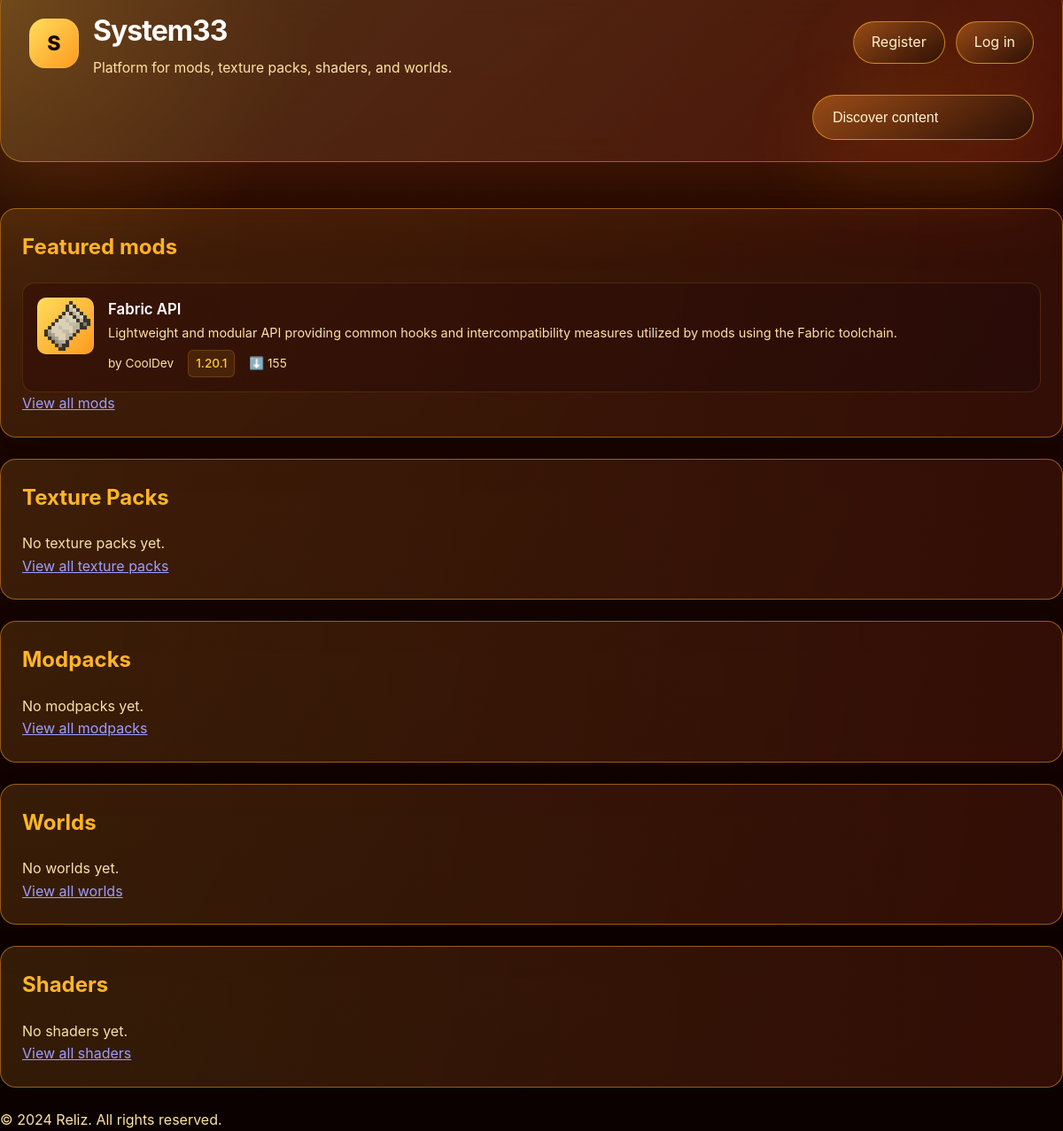
The page / on the database its author committed.
### app/models.py (models this page shows, shortened)
class ContentItem(models.Model):
    title = models.CharField(max_length=200)
    slug = models.SlugField(max_length=200, unique=True)
    summary = models.CharField(max_length=300, blank=True)
    description = models.TextField(blank=True)
    image = models.ImageField(upload_to='', blank=True, null=True)
    author = models.ForeignKey(Author, on_delete=models.SET_NULL, null=True, blank=True, related_name='%(class)s_items')
    category = models.ForeignKey(Category, on_delete=models.SET_NULL, null=True, blank=True, related_name='%(class)s_items')
    tags = models.ManyToManyField(Tag, blank=True, related_name='%(class)s_items')
    game_version = models.CharField(max_length=50, blank=True)
    downloads = models.PositiveIntegerField(default=0)
    views = models.PositiveIntegerField(default=0)
    is_published = models.BooleanField(default=True)
    created_at = models.DateTimeField(auto_now_add=True)
    updated_at = models.DateTimeField(auto_now=True)
    class Meta:
        abstract = True
        ordering = ['-created_at']

class Mod(ContentItem):
    image = models.ImageField(upload_to='mods/', blank=True, null=True)
    class Meta:
        verbose_name = 'Mod'
        verbose_name_plural = 'Mods'

class Author(models.Model):
    name = models.CharField(max_length=120)
    email = models.EmailField(blank=True, null=True)
    website = models.URLField(blank=True, null=True)
    bio = models.TextField(blank=True)
    class Meta:
        ordering = ['name']

### app/views.py (the view)
# urls.py: path('', home, name='home'),
def home(request):
    hour_index = int(timezone.now().timestamp() // 3600)
    def featured_item(model, offset):
        items = list(model.objects.order_by('-created_at'))
        if not items:
            return []
        return [items[(hour_index + offset) % len(items)]]
    context = {
        'mods': featured_item(Mod, 0),
        'texture_packs': featured_item(TexturePack, 1),
        'modpacks': featured_item(Modpack, 2),
        'worlds': featured_item(World, 3),
        'shaders': featured_item(Shader, 4),
    }
    return render(request, 'homepage.html', context)

### templates/homepage.html
{% extends "home.html" %}
{% block content %}
<section>
        <h2>Featured mods</h2>
        <ul class="content-grid">
            {% for mod in mods %}
                <a href="/mods/{{ mod.slug }}/" class="content-card">
                    <div class="content-icon">
                        {% if mod.image %}
                            <img src="{{ mod.image.url }}" alt="{{ mod.title }}">
                        {% else %}
                            📦
                        {% endif %}
                    </div>
                    <div class="content-body">
                        <div class="content-header">
                            <h3 class="content-title">{{ mod.title }}</h3>
                            {% if mod.summary %}
                                <p class="content-desc">{{ mod.summary }}</p>
                            {% endif %}
                        </div>
                        <div class="content-meta">
                            {% if mod.author %}
                                <span class="meta-author">by {{ mod.author.name }}</span>
                            {% endif %}
                            {% if mod.game_version %}
                                <span class="meta-tag">{{ mod.game_version }}</span>
                            {% endif %}
                            {% if mod.downloads %}
                                <span class="meta-stat">⬇️ {{ mod.downloads }}</span>
                            {% endif %}
                        </div>
                    </div>
                </a>
            {% empty %}
                <li>No mods yet.</li>
            {% endfor %}
        </ul>
        <p><a href="/mods/">View all mods</a></p>
    </section>
    <section>
        <h2>Texture Packs</h2>
        <ul class="content-grid">
            {% for texture_pack in texture_packs %}
                <a href="/texture-packs/{{ texture_pack.slug }}/" class="content-card">
                    <div class="content-icon">
                        {% if texture_pack.image %}
                            <img src="{{ texture_pack.image.url }}" alt="{{ texture_pack.title }}">
                        {% else %}
                            🎨
                        {% endif %}
                    </div>
                    <div class="content-body">
                        <div class="content-header">
                            <h3 class="content-title">{{ texture_pack.title }}</h3>
                            {% if texture_pack.summary %}
                                <p class="content-desc">{{ texture_pack.summary }}</p>
                            {% endif %}
                        </div>
                        <div class="content-meta">
                            {% if texture_pack.author %}
                                <span class="meta-author">by {{ texture_pack.author.name }}</span>
                            {% endif %}
                            {% if texture_pack.game_version %}
                                <span class="meta-tag">{{ texture_pack.game_version }}</span>
                            {% endif %}
                            {% if texture_pack.downloads %}
                                <span class="meta-stat">⬇️ {{ texture_pack.downloads }}</span>
                            {% endif %}
                        </div>
                    </div>
                </a>
            {% empty %}
                <li>No texture packs yet.</li>
            {% endfor %}
        </ul>
        <p><a href="/texture-packs/">View all texture packs</a></p>
    </section>
    <section>
        <h2>Modpacks</h2>
        <ul class="content-grid">
            {% for modpack in modpacks %}
                <a href="/modpacks/{{ modpack.slug }}/" class="content-card">
                    <div class="content-icon">
                        {% if modpack.image %}
                            <img src="{{ modpack.image.url }}" alt="{{ modpack.title }}">
                        {% else %}
                            📦
                        {% endif %}
                    </div>
                    <div class="content-body">
                        <div class="content-header">
                            <h3 class="content-title">{{ modpack.title }}</h3>
                            {% if modpack.summary %}
                                <p class="content-desc">{{ modpack.summary }}</p>
                            {% endif %}
                        </div>
                        <div class="content-meta">
                            {% if modpack.author %}
                                <span class="meta-author">by {{ modpack.author.name }}</span>
                            {% endif %}
                            {% if modpack.game_version %}
                                <span class="meta-tag">{{ modpack.game_version }}</span>
                            {% endif %}
                            {% if modpack.downloads %}
                                <span class="meta-stat">⬇️ {{ modpack.downloads }}</span>
                            {% endif %}
                        </div>
                    </div>
                </a>
            {% empty %}
                <li>No modpacks yet.</li>
            {% endfor %}
        </ul>
        <p><a href="/modpacks/">View all modpacks</a></p>
    </section>
    <section>
        <h2>Worlds</h2>
        <ul class="content-grid">
            {% for world in worlds %}
                <a href="/worlds/{{ world.slug }}/" class="content-card">
                    <div class="content-icon">
                        {% if world.image %}
                            <img src="{{ world.image.url }}" alt="{{ world.title }}">
                        {% else %}
                            🌍
                        {% endif %}
                    </div>
                    <div class="content-body">
                        <div class="content-header">
                            <h3 class="content-title">{{ world.title }}</h3>
                            {% if world.summary %}
                                <p class="content-desc">{{ world.summary }}</p>
                            {% endif %}
                        </div>
                        <div class="content-meta">
                            {% if world.author %}
                                <span class="meta-author">by {{ world.author.name }}</span>
                            {% endif %}
                            {% if world.game_version %}
                                <span class="meta-tag">{{ world.game_version }}</span>
                            {% endif %}
                            {% if world.downloads %}
                                <span class="meta-stat">⬇️ {{ world.downloads }}</span>
                            {% endif %}
                        </div>
                    </div>
                </a>
            {% empty %}
                <li>No worlds yet.</li>
            {% endfor %}
        </ul>
        <p><a href="/worlds/">View all worlds</a></p>
    </section>
    <section>
        <h2>Shaders</h2>
        <ul class="content-grid">
            {% for shader in shaders %}
                <a href="/shaders/{{ shader.slug }}/" class="content-card">
                    <div class="content-icon">
                        {% if shader.image %}
                            <img src="{{ shader.image.url }}" alt="{{ shader.title }}">
                        {% else %}
                            ✨
                        {% endif %}
                    </div>
                    <div class="content-body">
                        <div class="content-header">
                            <h3 class="content-title">{{ shader.title }}</h3>
                            {% if shader.summary %}
                                <p class="content-desc">{{ shader.summary }}</p>
                            {% endif %}
                        </div>
                        <div class="content-meta">
                            {% if shader.author %}
                                <span class="meta-author">by {{ shader.author.name }}</span>
                            {% endif %}
                            {% if shader.game_version %}
                                <span class="meta-tag">{{ shader.game_version }}</span>
                            {% endif %}
                            {% if shader.downloads %}
                                <span class="meta-stat">⬇️ {{ shader.downloads }}</span>
                            {% endif %}
                        </div>
                    </div>
                </a>
            {% empty %}
                <li>No shaders yet.</li>
            {% endfor %}
        </ul>
        <p><a href="/shaders/">View all shaders</a></p>
    </section>
</body>
{% endblock %}

### templates/home.html (style rules this page uses)
:root { color-scheme: dark; background-color: #190602; color: #ffe9b4; --surface: #340f0b; --surface-strong: #5a140f; --border: #b23019; --text-muted: #ffe3a3; --accent: #ffcd3f; --accent-strong: #ff3300; }
* { box-sizing: border-box; }
body { margin: 0; font-family: Inter, Arial, sans-serif; background: radial-gradient(circle at top left, rgba(255, 181, 39, 0.18), transparent 20%), linear-gradient(180deg, #220703 0%, #0b0201 100%); color: #f8e1a6; line-height: 1.6; }
p { margin: 0; color: var(--text-muted); }
section { margin-bottom: 24px; padding: 24px; background: radial-gradient(circle at top left, rgba(255, 165, 40, 0.16), rgba(52, 14, 6, 0.96)); border: 1px solid rgba(255, 165, 45, 0.5); border-radius: 18px; box-shadow: 0 20px 45px rgba(0, 0, 0, 0.12); }
h2 { margin-top: 0; color: #ffb527; }
ul { list-style: none; padding: 0; margin: 0; }
.content-grid { display: grid; gap: 16px; }
.content-card { display: flex; gap: 16px; padding: 16px; background: linear-gradient(135deg, rgba(52, 14, 6, 0.6), rgba(35, 10, 8, 0.6)); border: 1px solid rgba(255, 181, 39, 0.15); border-radius: 14px; transition: transform 0.2s, border-color 0.2s, box-shadow 0.2s; text-decoration: none; color: inherit; cursor: pointer; }
.content-icon { width: 64px; height: 64px; min-width: 64px; border-radius: 10px; background: linear-gradient(135deg, #ffdc5c, #ff9a1e); display: grid; place-items: center; color: #1a0400; font-weight: 800; font-size: 1.8rem; box-shadow: inset 0 0 0 1px rgba(255,255,255,0.11); object-fit: cover; }
.content-icon img { width: 100%; height: 100%; border-radius: 10px; object-fit: cover; }
.content-body { flex: 1; display: flex; flex-direction: column; justify-content: space-between; }
.content-header { margin: 0; }
.content-title { margin: 0; font-size: 1.05rem; font-weight: 600; color: #ffffff; }
.content-desc { margin: 4px 0 0; font-size: 0.9rem; color: var(--text-muted); line-height: 1.4; }
.content-meta { display: flex; gap: 16px; align-items: center; flex-wrap: wrap; margin-top: 8px; font-size: 0.85rem; }
.meta-tag { display: inline-flex; align-items: center; gap: 4px; padding: 4px 8px; background: rgba(255, 181, 39, 0.1); border: 1px solid rgba(255, 181, 39, 0.2); border-radius: 6px; color: #ffcd3f; font-weight: 500; }
.meta-stat { display: flex; align-items: center; gap: 4px; color: var(--text-muted); }
.meta-author { color: var(--text-muted); }
li { list-style: none; margin: 0; padding: 0; }
li:last-child { margin-bottom: 0; }

### rows shown on the page
Mod: image (picture), title "Fabric API", summary "Lightweight and modular API providing common hooks and intercompatibility measures utilized by mods using the Fabric toolchain.", author.name "CoolDev", game_version "1.20.1", downloads "155"
